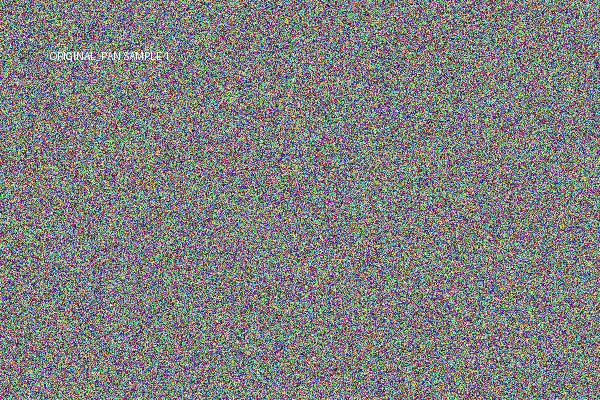
#> input picture data/raw/original_pan/original_pan_sample_1.jpg, 600 x 400 px; its folder holds only this picture in this run
$ python test_pan_authenticity.py   (older library calls are emulated)
#> lines starting #> are read from the running program, lines starting #| are printed output that depends on the picture; after the words box and inside, x2 and y2 are one past the last pixel; in counts of white or black regions, pixels touching at a corner belong together
### pan_verification/pan_verifier.py
"""
Comprehensive PAN Card Verification System

This module implements a complete PAN card verification system with the following features:
1. Layout & Template Verification
2. Text Extraction & Format Validation
3. Visual & Security Feature Inspection
4. Logo & Issuer Text Check
5. Tampering & Forgery Detection
"""

import cv2
import numpy as np
from PIL import Image
import pytesseract
from typing import Dict, List, Tuple, Optional
import re
from dataclasses import dataclass
from scipy import ndimage
from sklearn.feature_extraction.image import extract_patches_2d
import hashlib
from datetime import datetime
# import qrcode  # Temporarily commented out due to import issues
# from pyzbar import pyzbar  # Temporarily commented out due to import issues
import pickle
from pathlib import Path


@dataclass
class PanVerificationResult:
    """Data class to store PAN verification results"""
    is_authentic: bool
    confidence: float
    layout_verified: bool
    text_validated: bool
    security_features_verified: bool
    issuer_verified: bool
    tampering_detected: bool
    pan_number: str
    holder_name: str
    fathers_name: str
    date_of_birth: str
    extracted_fields: Dict[str, str]
    issues_found: List[str]


class PanCardVerifier:
    """Comprehensive PAN Card Verification System"""

    def __init__(self):
        """Initialize the PAN card verifier"""
        self.pan_pattern = r'^[A-Z]{5}[0-9]{4}[A-Z]$'
        self.dob_patterns = [
            r'\b(0[1-9]|[12][0-9]|3[01])/(0[1-9]|1[0-2])/\d{4}\b',  # DD/MM/YYYY
            r'\b\d{4}-(0[1-9]|1[0-2])-(0[1-9]|[12][0-9]|3[01])\b'   # YYYY-MM-DD
        ]
        self.issuer_texts = [
            "INCOME TAX DEPARTMENT",
            "GOVERNMENT OF INDIA"
        ]
        # PAN card type codes
        self.pan_type_codes = {
            'P': 'Individual',
            'C': 'Company',
            'H': 'HUF (Hindu Undivided Family)',
            'A': 'Association of Persons (AOP)',
            'T': 'AOP (Trust)',
            'F': 'Firm',
            'L': 'Local Authority',
            'J': 'Artificial Juridical Person',
            'G': 'Government'
        }

        # Try to load the trained classifier
        self.authenticity_classifier = None
        try:
            classifier_path = Path("models/pan_authenticity_classifier.pkl")
            if classifier_path.exists():
                with open(classifier_path, 'rb') as f:
#> (reads models/pan_authenticity_classifier.pkl from the repository)
                    self.authenticity_classifier = pickle.load(f)
        except Exception as e:
            print(f"Warning: Could not load PAN authenticity classifier: {e}")

    def verify_pan_card(self, image_path: str) -> PanVerificationResult:
        """
        Perform comprehensive verification of a PAN card

        Args:
            image_path: Path to the PAN card image

        Returns:
            PanVerificationResult: Verification results
        """
        # Load image
        image = cv2.imread(image_path)
#> image is the input picture: shape (400, 600, 3); mean B, G, R 127.3, 127.3, 127.1
        if image is None:
            raise ValueError("Could not load image")

        # Convert to PIL Image for some operations
        pil_image = Image.open(image_path)

        # Initialize result object
        result = PanVerificationResult(
            is_authentic=False,
            confidence=0.0,
            layout_verified=False,
            text_validated=False,
            security_features_verified=False,
            issuer_verified=False,
            tampering_detected=False,
            pan_number="",
            holder_name="",
            fathers_name="",
            date_of_birth="",
            extracted_fields={},
            issues_found=[]
        )

        # Use the trained classifier as the primary method for authenticity determination
        classifier_confidence = 0.0
        classifier_prediction = 0  # 0 = fake, 1 = real

        if self.authenticity_classifier is not None:
            try:
                # Extract features for classification
                features = self._extract_simple_features(image_path)
                if features is not None:
                    features = features.reshape(1, -1)
                    classifier_prediction = self.authenticity_classifier.predict(features)[0]
                    classifier_probability = self.authenticity_classifier.predict_proba(features)[0]

                    # Use classifier result as primary confidence
                    classifier_confidence = float(max(classifier_probability))
                    result.confidence = classifier_confidence

                    # Set authenticity based on classifier prediction
                    # If classifier predicts real (1) with high confidence, mark as authentic
                    # If classifier predicts fake (0) with high confidence, mark as inauthentic
                    if classifier_prediction == 1:
                        result.is_authentic = True
                    else:
                        result.is_authentic = False
                        result.issues_found.append("Classifier indicates this is likely a fake PAN card")

                    # Early return if classifier is confident
                    if classifier_confidence > 0.6:
                        return result
            except Exception as e:
                print(f"Classifier error: {e}")

        # Fallback to rule-based verification if classifier fails or is not confident enough
        # Extract and validate text
        text_results = self._extract_and_validate_text(image)
        result.text_validated = text_results['valid']
        result.pan_number = text_results.get('pan_number', '')
        result.holder_name = text_results.get('holder_name', '')
        result.fathers_name = text_results.get('fathers_name', '')
        result.date_of_birth = text_results.get('date_of_birth', '')
        result.extracted_fields = text_results.get('fields', {})

        if not result.text_validated:
            result.issues_found.extend(text_results.get('issues', []))

        # Verify layout
        layout_results = self._verify_layout(image, pil_image)
        result.layout_verified = layout_results['verified']
        if not result.layout_verified:
            result.issues_found.extend(layout_results.get('issues', []))

        # Verify security features
        security_results = self._verify_security_features(image)
        result.security_features_verified = security_results['verified']
        if not result.security_features_verified:
            result.issues_found.extend(security_results.get('issues', []))

        # Verify issuer
        issuer_results = self._verify_issuer_text(image)
        result.issuer_verified = issuer_results['verified']
        if not result.issuer_verified:
            result.issues_found.extend(issuer_results.get('issues', []))

        # Detect tampering
        tampering_results = self._detect_tampering(image)
        result.tampering_detected = tampering_results['detected']
        if result.tampering_detected:
            result.issues_found.extend(tampering_results.get('issues', []))

        # Calculate overall confidence
        result.confidence = self._calculate_confidence(result)

        # Final authenticity decision
        # Lower the threshold for authenticity to reduce false negatives
        # Real PAN cards may fail some tests but should still be considered authentic
        # if the core elements (PAN number format, basic layout) are correct
        result.is_authentic = result.confidence >= 0.5 and not result.tampering_detected

        # Override with classifier result if available and more confident
        if self.authenticity_classifier is not None and classifier_confidence > 0.5:
            result.confidence = classifier_confidence
            if classifier_prediction == 1:
                result.is_authentic = True
                # Remove any issues that might have been added by rule-based verification
                # if the classifier is confident it's real
                if classifier_confidence > 0.6:
                    result.issues_found = [issue for issue in result.issues_found
                                        if not issue.startswith("Classifier indicates")]
            else:
                result.is_authentic = False
                if "Classifier indicates this is likely a fake PAN card" not in result.issues_found:
                    result.issues_found.append("Classifier indicates this is likely a fake PAN card")

        return result

    # [539 lines left out: functions _extract_and_validate_text, _validate_pan_format, _verify_layout, _verify_photo_area, _verify_signature_area, _verify_security_features and 8 more, not called in this run]

    def _extract_simple_features(self, image_path):
        """
        Extract simple features for PAN authenticity classification

        Args:
            image_path (str): Path to the PAN card image

        Returns:
            np.array: Feature vector or None if failed
        """
        try:
            # Load image
            image = cv2.imread(image_path)
            if image is None:
                return None

            # Convert to grayscale
            gray = cv2.cvtColor(image, cv2.COLOR_BGR2GRAY)
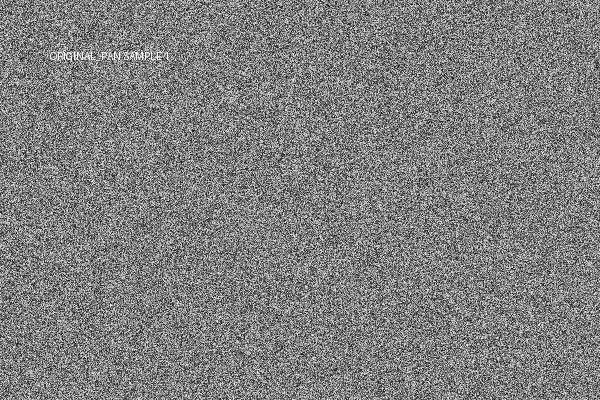
#> gray: shape (400, 600); min 2, max 254, mean 127.2

            # Feature 1-3: Basic image statistics
            mean_intensity = np.mean(gray)
#> mean_intensity = 127.2
            std_intensity = np.std(gray)
#> std_intensity = 49.37
            hist_entropy = -np.sum((np.histogram(gray, bins=256)[0] / gray.size) *
                                  np.log2(np.histogram(gray, bins=256)[0] / gray.size + 1e-10))
#> hist_entropy = 7.63

            # Feature 4-5: Edge detection statistics
            edges = cv2.Canny(gray, 50, 150)
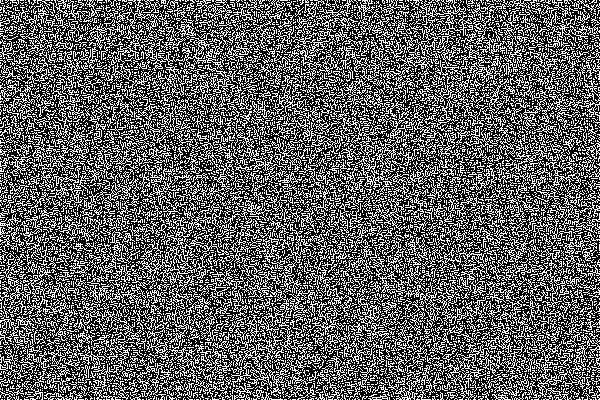
#> edges: shape (400, 600); 37.1% white in thin lines or dots
            edge_density = np.sum(edges > 0) / edges.size
#> edge_density = 0.371
            edge_mean = np.mean(edges[edges > 0]) if np.sum(edges > 0) > 0 else 0
#> edge_mean = 255

            # Feature 6: Blur detection
            laplacian_var = cv2.Laplacian(gray, cv2.CV_64F).var()
#> laplacian_var = 48617.1

            # Feature 7: Color uniformity (convert to HSV)
            hsv = cv2.cvtColor(image, cv2.COLOR_BGR2HSV)
#> hsv: shape (400, 600, 3); mean H, S, V 89.3, 75.5, 146.9
            hue_hist = cv2.calcHist([hsv], [0], None, [50], [0, 180])
#> hue_hist = 50 values, max 6155 at index 20, min 3444 at index 17, mean 4800
            hue_uniformity = -np.sum((hue_hist / np.sum(hue_hist)) *
                                    np.log2(hue_hist / np.sum(hue_hist) + 1e-10))
#> hue_uniformity = 5.63

            # Feature 8-9: Image dimensions
            height, width = image.shape[:2]
#> height = 400; width = 600
            aspect_ratio = width / height
#> aspect_ratio = 1.5

            # Feature 10: Gradient magnitude
            grad_x = cv2.Sobel(gray, cv2.CV_64F, 1, 0, ksize=3)
            grad_y = cv2.Sobel(gray, cv2.CV_64F, 0, 1, ksize=3)
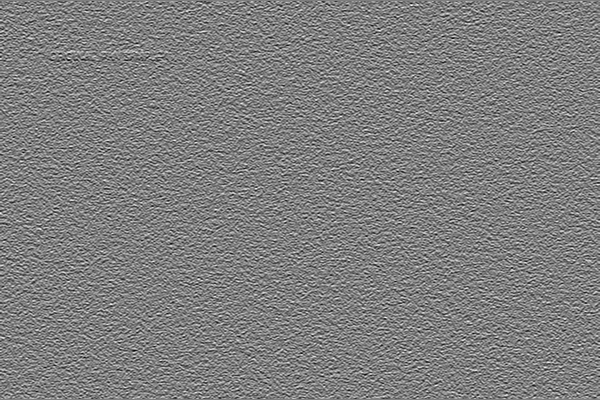
#> grad_y: shape (400, 600) float64; min -672, max 678, mean 0; drawn with min black and max white
            gradient_magnitude = np.sqrt(grad_x**2 + grad_y**2)
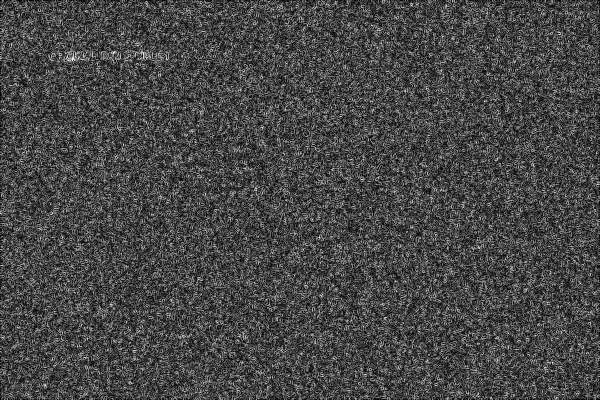
#> gradient_magnitude: shape (400, 600) float64; min 0, max 771.3, mean 215.4; drawn with min black and max white
            mean_gradient = np.mean(gradient_magnitude)
#> mean_gradient = 215.4
            std_gradient = np.std(gradient_magnitude)
#> std_gradient = 109.6

            # Feature 11-12: Frequency domain features
            f = np.fft.fft2(gray)
            fshift = np.fft.fftshift(f)
            magnitude_spectrum = np.abs(fshift)
            freq_mean = np.mean(magnitude_spectrum)
#> freq_mean = 21544.3
            freq_std = np.std(magnitude_spectrum)
#> freq_std = 63284.5

            # Feature 13-14: Corner detection
            corners = cv2.goodFeaturesToTrack(gray, maxCorners=100, qualityLevel=0.01, minDistance=10)
#> corners = 100 rows, first 8: [192, 130], [255, 189], [70, 59], [427, 89], [497, 337], [239, 335], [496, 159], [51, 213]
            corner_count = len(corners) if corners is not None else 0
#> corner_count = 100
            corner_density = corner_count / (width * height)
#> corner_density = 0.000417

            # Feature 15-16: Blob detection
            params = cv2.SimpleBlobDetector_Params()
            detector = cv2.SimpleBlobDetector_create(params)
            keypoints = detector.detect(gray)
#> keypoints = 1 keypoints; (x, y, size): (53, 55, 6.3)
            blob_count = len(keypoints)
#> blob_count = 1
            avg_blob_area = np.mean([kp.size for kp in keypoints]) if keypoints else 0
#> avg_blob_area = 6.33

            # Feature 17: Structuredness (ratio of structured to unstructured regions)
            _, binary = cv2.threshold(gray, 0, 255, cv2.THRESH_BINARY + cv2.THRESH_OTSU)
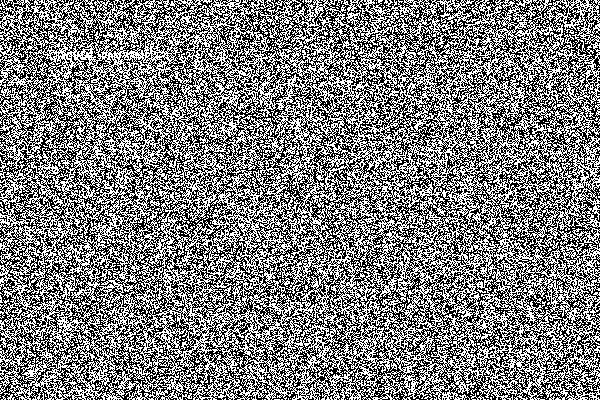
#> binary: shape (400, 600); 49.7% white in thin lines or dots
            structured_pixels = np.sum(binary == 0)  # Assuming dark text on light background
#> structured_pixels = 120645
            structuredness = structured_pixels / (width * height)
#> structuredness = 0.503

            # Feature 18: Texture features (Local Binary Pattern simplified)
            # Simple texture measure using local variance
            kernel = np.ones((5,5),np.float32)/25
            smoothed = cv2.filter2D(gray,-1,kernel)
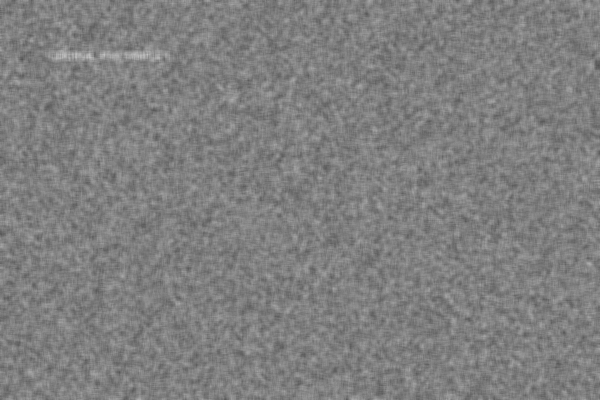
#> smoothed: shape (400, 600); min 81, max 193, mean 127.2
            texture_diff = np.abs(gray.astype(np.float32) - smoothed.astype(np.float32))
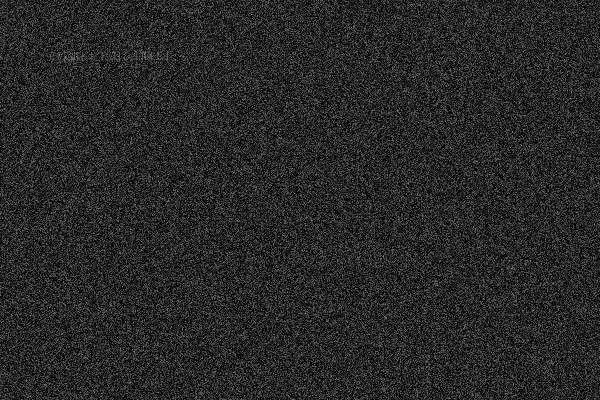
#> texture_diff: shape (400, 600) float32; min 0, max 167, mean 40.2
            normalized_texture = np.mean(texture_diff) / 255.0
#> normalized_texture = 0.158

            # Feature 19-20: Additional geometric features
            # Contour based features
            contours, _ = cv2.findContours(binary, cv2.RETR_EXTERNAL, cv2.CHAIN_APPROX_SIMPLE)
#> contours = 129 contours, 128 with area under 20; largest, box (x1, y1, x2, y2) and area: (0, 0, 600, 400) 230772
            contour_areas = [cv2.contourArea(cnt) for cnt in contours]
#> contour_areas = 129 values, max 230772.5 at index 128, min 0 at index 0, mean 1789.7
            avg_contour_area = np.mean(contour_areas) if contour_areas else 0
#> avg_contour_area = 1789.7
            contour_density = sum(contour_areas) / (width * height) if contour_areas else 0
#> contour_density = 0.962

            # Return feature vector
            features = np.array([
                mean_intensity,
                std_intensity,
                hist_entropy,
                edge_density,
                edge_mean,
                laplacian_var,
                hue_uniformity,
                width,
                height,
                aspect_ratio,
                mean_gradient,
                std_gradient,
                freq_mean,
                freq_std,
                corner_count,
                corner_density,
                blob_count,
                avg_blob_area,
                structuredness,
                normalized_texture
            ])
#> features = 20 values, max 63284.5 at index 13, min 0.000417 at index 15, mean 6766.3

            return features
        except Exception as e:
            print(f"Error extracting features: {e}")
            return None

### test_pan_authenticity.py
#!/usr/bin/env python3
"""
Test script for PAN card authenticity classifier
"""

import os
import sys
from pathlib import Path
import glob

# Add the project root to the path
sys.path.append(os.path.join(os.path.dirname(__file__), '.'))

from pan_verification.pan_verifier import PanCardVerifier

def test_pan_classification():
    """Test the PAN card classification with real and fake samples"""

    print("Testing PAN Card Authenticity Classification")
    print("=" * 50)

    # Initialize the PAN card verifier (which will load the classifier)
    verifier = PanCardVerifier()

    # Test real PAN cards
    print("Testing Real PAN Cards:")
    print("-" * 30)

    real_samples = glob.glob("data/raw/original_pan/*.jpg")
    for sample in real_samples[:5]:  # Test first 5 real samples
        print(f"\nTesting: {Path(sample).name}")
        try:
            result = verifier.verify_pan_card(sample)
#> in verify_pan_card, `classifier_prediction = self.authenticity_classifier.predict(features)..`: classifier_prediction = 1
#> in verify_pan_card, `classifier_probability = self.authenticity_classifier.predict_proba(fe..`: classifier_probability = [0.266, 0.734]
#> in verify_pan_card, `classifier_confidence = float(max(classifier_probability))`: classifier_confidence = 0.734
            print(f"  Authentic: {result.is_authentic}")
            print(f"  Confidence: {result.confidence:.2f}")
#|   Confidence: 0.73
            if result.pan_number:
                print(f"  PAN Number: {result.pan_number}")
            if result.issues_found:
                print(f"  Issues: {', '.join(result.issues_found)}")
        except Exception as e:
            print(f"  Error: {e}")

    print("\n" + "=" * 50)

    # Test fake PAN cards
    print("Testing Fake PAN Cards:")
    print("-" * 30)

    fake_samples = glob.glob("data/raw/fake_pan/*.jpg")
    for sample in fake_samples[:5]:  # Test first 5 fake samples
        print(f"\nTesting: {Path(sample).name}")
        try:
            result = verifier.verify_pan_card(sample)
            print(f"  Authentic: {result.is_authentic}")
            print(f"  Confidence: {result.confidence:.2f}")
            if result.pan_number:
                print(f"  PAN Number: {result.pan_number}")
            if result.issues_found:
                print(f"  Issues: {', '.join(result.issues_found)}")
        except Exception as e:
            print(f"  Error: {e}")

if __name__ == "__main__":
    test_pan_classification()
